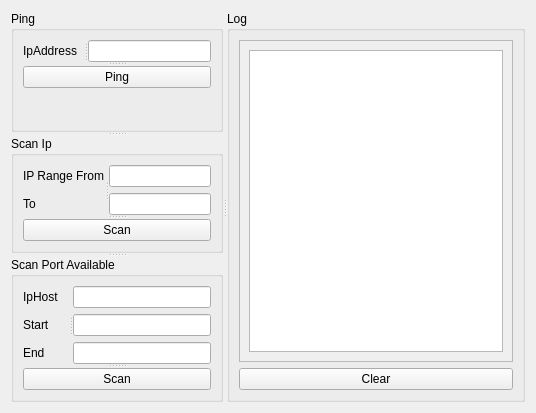
      <widget class="QWidget" name="ipTab">
       <property name="autoFillBackground">
        <bool>true</bool>
       </property>
       <attribute name="title">
        <string>IP</string>
       </attribute>
       <layout class="QVBoxLayout" name="verticalLayout_38">
        <item>
         <widget class="QSplitter" name="splitter_35">
          <property name="orientation">
           <enum>Qt::Horizontal</enum>
          </property>
          <widget class="QSplitter" name="splitter_34">
           <property name="orientation">
            <enum>Qt::Vertical</enum>
           </property>
           <widget class="QGroupBox" name="groupBox_12">
            <property name="autoFillBackground">
             <bool>true</bool>
            </property>
            <property name="title">
             <string>Ping</string>
            </property>
            <layout class="QVBoxLayout" name="verticalLayout_33">
             <item>
              <widget class="QSplitter" name="splitter_39">
               <property name="orientation">
                <enum>Qt::Vertical</enum>
               </property>
               <widget class="QSplitter" name="splitter_33">
                <property name="orientation">
                 <enum>Qt::Horizontal</enum>
                </property>
                <widget class="QLabel" name="label_11">
                 <property name="maximumSize">
                  <size>
                   <width>100</width>
                   <height>16777215</height>
                  </size>
                 </property>
                 <property name="text">
                  <string>IpAddress</string>
                 </property>
                </widget>
                <widget class="QLineEdit" name="scan_IpPing">
                 <property name="maximumSize">
                  <size>
                   <width>16777215</width>
                   <height>29</height>
                  </size>
                 </property>
                </widget>
               </widget>
               <widget class="QPushButton" name="scan_btnPing">
                <property name="maximumSize">
                 <size>
                  <width>16777215</width>
                  <height>29</height>
                 </size>
                </property>
                <property name="text">
                 <string>Ping</string>
                </property>
               </widget>
              </widget>
             </item>
             <item>
              <spacer name="verticalSpacer_7">
               <property name="orientation">
                <enum>Qt::Vertical</enum>
               </property>
               <property name="sizeHint" stdset="0">
                <size>
                 <width>20</width>
                 <height>40</height>
                </size>
               </property>
              </spacer>
             </item>
            </layout>
           </widget>
           <widget class="QGroupBox" name="groupBox_13">
            <property name="autoFillBackground">
             <bool>true</bool>
            </property>
            <property name="title">
             <string>Scan Ip</string>
            </property>
            <layout class="QVBoxLayout" name="verticalLayout_35">
             <item>
              <widget class="QSplitter" name="splitter_31">
               <property name="orientation">
                <enum>Qt::Vertical</enum>
               </property>
               <widget class="QSplitter" name="splitter_30">
                <property name="orientation">
                 <enum>Qt::Horizontal</enum>
                </property>
                <widget class="QWidget" name="layoutWidget">
                 <layout class="QVBoxLayout" name="verticalLayout_36">
                  <item>
                   <widget class="QLabel" name="label_12">
                    <property name="maximumSize">
                     <size>
                      <width>100</width>
                      <height>16777215</height>
                     </size>
                    </property>
                    <property name="text">
                     <string>IP Range From</string>
                    </property>
                   </widget>
                  </item>
                  <item>
                   <widget class="QLabel" name="label_13">
                    <property name="maximumSize">
                     <size>
                      <width>100</width>
                      <height>16777215</height>
                     </size>
                    </property>
                    <property name="text">
                     <string>To</string>
                    </property>
                   </widget>
                  </item>
                 </layout>
                </widget>
                <widget class="QWidget" name="layoutWidget">
                 <layout class="QVBoxLayout" name="verticalLayout_34">
                  <item>
                   <widget class="QLineEdit" name="scan_ipStart">
                    <property name="maximumSize">
                     <size>
                      <width>16777215</width>
                      <height>29</height>
                     </size>
                    </property>
                   </widget>
                  </item>
                  <item>
                   <widget class="QLineEdit" name="scan_ipEnd">
                    <property name="maximumSize">
                     <size>
                      <width>16777215</width>
                      <height>29</height>
                     </size>
                    </property>
                   </widget>
                  </item>
                 </layout>
                </widget>
               </widget>
               <widget class="QPushButton" name="scan_btnIp">
                <property name="maximumSize">
                 <size>
                  <width>16777215</width>
                  <height>29</height>
                 </size>
                </property>
                <property name="text">
                 <string>Scan</string>
                </property>
               </widget>
              </widget>
             </item>
            </layout>
           </widget>
           <widget class="QGroupBox" name="groupBox_11">
            <property name="autoFillBackground">
             <bool>true</bool>
            </property>
            <property name="title">
             <string>Scan Port Available</string>
            </property>
            <layout class="QVBoxLayout" name="verticalLayout_37">
             <item>
              <widget class="QSplitter" name="splitter_29">
               <property name="orientation">
                <enum>Qt::Vertical</enum>
               </property>
               <widget class="QSplitter" name="splitter_26">
                <property name="orientation">
                 <enum>Qt::Horizontal</enum>
                </property>
                <widget class="QWidget" name="layoutWidget">
                 <layout class="QVBoxLayout" name="verticalLayout_31">
                  <item>
                   <widget class="QLabel" name="label_14">
                    <property name="text">
                     <string>IpHost</string>
                    </property>
                   </widget>
                  </item>
                  <item>
                   <widget class="QLabel" name="label_9">
                    <property name="text">
                     <string>Start</string>
                    </property>
                   </widget>
                  </item>
                  <item>
                   <widget class="QLabel" name="label_10">
                    <property name="text">
                     <string>End</string>
                    </property>
                   </widget>
                  </item>
                 </layout>
                </widget>
                <widget class="QWidget" name="layoutWidget">
                 <layout class="QVBoxLayout" name="verticalLayout_32">
                  <item>
                   <widget class="QLineEdit" name="scan_host">
                    <property name="maximumSize">
                     <size>
                      <width>16777215</width>
                      <height>29</height>
                     </size>
                    </property>
                   </widget>
                  </item>
                  <item>
                   <widget class="QLineEdit" name="scan_portStart">
                    <property name="maximumSize">
                     <size>
                      <width>16777215</width>
                      <height>29</height>
                     </size>
                    </property>
                   </widget>
                  </item>
                  <item>
                   <widget class="QLineEdit" name="scan_portEnd">
                    <property name="maximumSize">
                     <size>
                      <width>16777215</width>
                      <height>29</height>
                     </size>
                    </property>
                   </widget>
                  </item>
                 </layout>
                </widget>
               </widget>
               <widget class="QPushButton" name="scan_btnPort">
                <property name="maximumSize">
                 <size>
                  <width>16777215</width>
                  <height>29</height>
                 </size>
                </property>
                <property name="text">
                 <string>Scan</string>
                </property>
               </widget>
              </widget>
             </item>
            </layout>
           </widget>
          </widget>
          <widget class="QGroupBox" name="groupBox_14">
           <property name="title">
            <string>Log</string>
           </property>
           <layout class="QVBoxLayout" name="verticalLayout_23">
            <item>
             <widget class="QScrollArea" name="scrollArea_6">
              <property name="widgetResizable">
               <bool>true</bool>
              </property>
              <widget class="QWidget" name="scrollAreaWidgetContents_6">
               <property name="geometry">
                <rect>
                 <x>0</x>
                 <y>0</y>
                 <width>392</width>
                 <height>417</height>
                </rect>
               </property>
               <layout class="QVBoxLayout" name="verticalLayout_30">
                <item>
                 <widget class="QTextBrowser" name="scan_logTxt"/>
                </item>
               </layout>
              </widget>
             </widget>
            </item>
            <item>
             <widget class="QPushButton" name="scan_btnClear">
              <property name="maximumSize">
               <size>
                <width>16777215</width>
                <height>29</height>
               </size>
              </property>
              <property name="text">
               <string>Clear</string>
              </property>
             </widget>
            </item>
           </layout>
          </widget>
         </widget>
        </item>
       </layout>
      </widget>
